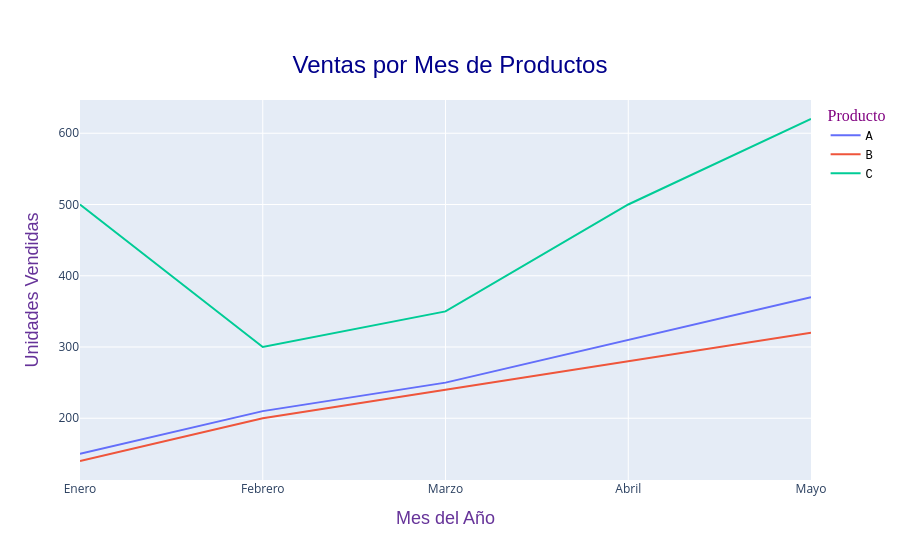

Write notebook code for a chart like this one.
### Code cell
# Personalizar gráfico
fig.update_layout(
    title={
        'text': "Ventas por Mes de Productos",
        'y':0.9,
        'x':0.5,
        'xanchor': 'center',
        'yanchor': 'top',
        'font': {
            'family': "Arial",
            'size': 24,
            'color': "DarkBlue"
        },
    },
    legend_title_text='Producto',
    legend=dict(
        title_font_family="Times New Roman",
        title_font_color="purple",
        title_font_size=16,
        font=dict(
            family="Courier",
            size=12,
            color="black"
        ),
    ),
    xaxis_title="Mes del Año",
    yaxis_title="Unidades Vendidas",
)

# Personalizar ejes
fig.update_xaxes(title_font=dict(family="Helvetica", size=18, color="RebeccaPurple"))
fig.update_yaxes(title_font=dict(family="Helvetica", size=18, color="RebeccaPurple"))

# Mostrar gráfico
fig.show()

### Figure 1 — Plotly figure (JSON) as saved in the notebook; plotly's stock layout.template omitted (floating-point values rounded to 4 significant figures)
{"data": [{"hovertemplate": "Producto=A<br>Mes=%{x}<br>Ventas=%{y}<extra></extra>", "legendgroup": "A", "line": {"color": "#636efa", "dash": "solid"}, "marker": {"symbol": "circle"}, "mode": "lines", "name": "A", "orientation": "v", "showlegend": true, "type": "scatter", "x": ["Enero", "Febrero", "Marzo", "Abril", "Mayo"], "xaxis": "x", "y": [150, 210, 250, 310, 370], "yaxis": "y"}, {"hovertemplate": "Producto=B<br>Mes=%{x}<br>Ventas=%{y}<extra></extra>", "legendgroup": "B", "line": {"color": "#EF553B", "dash": "solid"}, "marker": {"symbol": "circle"}, "mode": "lines", "name": "B", "orientation": "v", "showlegend": true, "type": "scatter", "x": ["Enero", "Febrero", "Marzo", "Abril", "Mayo"], "xaxis": "x", "y": [140, 200, 240, 280, 320], "yaxis": "y"}, {"hovertemplate": "Producto=C<br>Mes=%{x}<br>Ventas=%{y}<extra></extra>", "legendgroup": "C", "line": {"color": "#00cc96", "dash": "solid"}, "marker": {"symbol": "circle"}, "mode": "lines", "name": "C", "orientation": "v", "showlegend": true, "type": "scatter", "x": ["Enero", "Febrero", "Marzo", "Abril", "Mayo"], "xaxis": "x", "y": [500, 300, 350, 500, 620], "yaxis": "y"}], "layout": {"legend": {"font": {"color": "black", "family": "Courier", "size": 12}, "title": {"font": {"color": "purple", "family": "Times New Roman", "size": 16}, "text": "Producto"}, "tracegroupgap": 0}, "title": {"font": {"color": "DarkBlue", "family": "Arial", "size": 24}, "text": "Ventas por Mes de Productos", "x": 0.5, "xanchor": "center", "y": 0.9, "yanchor": "top"}, "xaxis": {"anchor": "y", "domain": [0, 1], "title": {"font": {"color": "RebeccaPurple", "family": "Helvetica", "size": 18}, "text": "Mes del Año"}}, "yaxis": {"anchor": "x", "domain": [0, 1], "title": {"font": {"color": "RebeccaPurple", "family": "Helvetica", "size": 18}, "text": "Unidades Vendidas"}}}}
